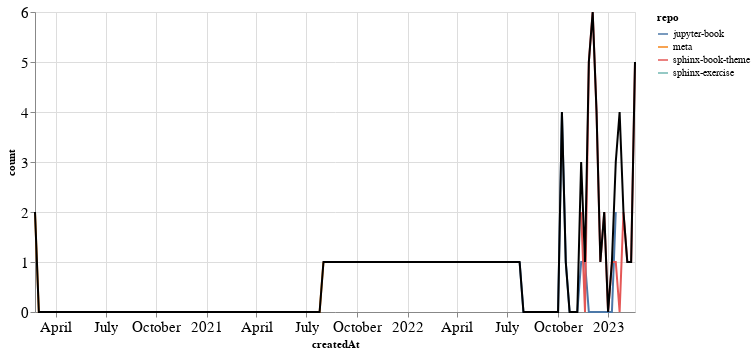

Source (notebook cell):
### Markdown cell above
### Comments

### Code cell
comments_time = comments.groupby('repo').resample('W', on='createdAt').count()['author'].reset_index()
comments_time = comments_time.rename(columns={'author': 'count'})
comments_time_total = comments_time.groupby('createdAt').agg({"count": "sum"}).reset_index()
ch1 = alt.Chart(comments_time, width=600).mark_line().encode(
    x='createdAt',
    y='count',
    color='repo',
    tooltip="repo"
)

ch2 = alt.Chart(comments_time_total, width=600).mark_line(color="black").encode(
    x='createdAt',
    y='count',
)

ch1 + ch2

### Figure 1 — Vega-Lite specification as saved in the notebook (floating-point values rounded to 4 significant figures)
{"config": {"axisLeft": {"labelFontSize": 15}, "axisBottom": {"labelFontSize": 15}}, "layer": [{"data": {"name": "data-4dc24a48b67d6e8b8ccdb6dff93215a7"}, "mark": "line", "encoding": {"color": {"field": "repo", "type": "nominal"}, "tooltip": {"field": "repo", "type": "nominal"}, "x": {"field": "createdAt", "type": "temporal"}, "y": {"field": "count", "type": "quantitative"}}, "width": 600}, {"data": {"name": "data-bf08006cf5f8b48feab1bb647b297f25"}, "mark": {"type": "line", "color": "black"}, "encoding": {"x": {"field": "createdAt", "type": "temporal"}, "y": {"field": "count", "type": "quantitative"}}, "width": 600}], "$schema": "https://vega.github.io/schema/vega-lite/v4.17.0.json", "datasets": {"data-4dc24a48b67d6e8b8ccdb6dff93215a7": [{"repo": "jupyter-book", "createdAt": "2022-07-24T00:00:00", "count": 1}, {"repo": "jupyter-book", "createdAt": "2022-07-31T00:00:00", "count": 0}, {"repo": "jupyter-book", "createdAt": "2022-08-07T00:00:00", "count": 0}, {"repo": "jupyter-book", "createdAt": "2022-08-14T00:00:00", "count": 0}, {"repo": "jupyter-book", "createdAt": "2022-08-21T00:00:00", "count": 0}, {"repo": "jupyter-book", "createdAt": "2022-08-28T00:00:00", "count": 0}, {"repo": "jupyter-book", "createdAt": "2022-09-04T00:00:00", "count": 0}, {"repo": "jupyter-book", "createdAt": "2022-09-11T00:00:00", "count": 0}, {"repo": "jupyter-book", "createdAt": "2022-09-18T00:00:00", "count": 0}, {"repo": "jupyter-book", "createdAt": "2022-09-25T00:00:00", "count": 0}, {"repo": "jupyter-book", "createdAt": "2022-10-02T00:00:00", "count": 0}, {"repo": "jupyter-book", "createdAt": "2022-10-09T00:00:00", "count": 4}, {"repo": "jupyter-book", "createdAt": "2022-10-16T00:00:00", "count": 1}, {"repo": "jupyter-book", "createdAt": "2022-10-23T00:00:00", "count": 0}, {"repo": "jupyter-book", "createdAt": "2022-10-30T00:00:00", "count": 0}, {"repo": "jupyter-book", "createdAt": "2022-11-06T00:00:00", "count": 0}, {"repo": "jupyter-book", "createdAt": "2022-11-13T00:00:00", "count": 1}, {"repo": "jupyter-book", "createdAt": "2022-11-20T00:00:00", "count": 1}, {"repo": "jupyter-book", "createdAt": "2022-11-27T00:00:00", "count": 0}, {"repo": "jupyter-book", "createdAt": "2022-12-04T00:00:00", "count": 0}, {"repo": "jupyter-book", "createdAt": "2022-12-11T00:00:00", "count": 0}, {"repo": "jupyter-book", "createdAt": "2022-12-18T00:00:00", "count": 0}, {"repo": "jupyter-book", "createdAt": "2022-12-25T00:00:00", "count": 0}, {"repo": "jupyter-book", "createdAt": "2023-01-01T00:00:00", "count": 0}, {"repo": "jupyter-book", "createdAt": "2023-01-08T00:00:00", "count": 0}, {"repo": "jupyter-book", "createdAt": "2023-01-15T00:00:00", "count": 2}, {"repo": "meta", "createdAt": "2020-02-23T00:00:00", "count": 2}, {"repo": "meta", "createdAt": "2020-03-01T00:00:00", "count": 0}, {"repo": "meta", "createdAt": "2020-03-08T00:00:00", "count": 0}, {"repo": "meta", "createdAt": "2020-03-15T00:00:00", "count": 0}, {"repo": "meta", "createdAt": "2020-03-22T00:00:00", "count": 0}, {"repo": "meta", "createdAt": "2020-03-29T00:00:00", "count": 0}, {"repo": "meta", "createdAt": "2020-04-05T00:00:00", "count": 0}, {"repo": "meta", "createdAt": "2020-04-12T00:00:00", "count": 0}, {"repo": "meta", "createdAt": "2020-04-19T00:00:00", "count": 0}, {"repo": "meta", "createdAt": "2020-04-26T00:00:00", "count": 0}, {"repo": "meta", "createdAt": "2020-05-03T00:00:00", "count": 0}, {"repo": "meta", "createdAt": "2020-05-10T00:00:00", "count": 0}, {"repo": "meta", "createdAt": "2020-05-17T00:00:00", "count": 0}, {"repo": "meta", "createdAt": "2020-05-24T00:00:00", "count": 0}, {"repo": "meta", "createdAt": "2020-05-31T00:00:00", "count": 0}, {"repo": "meta", "createdAt": "2020-06-07T00:00:00", "count": 0}, {"repo": "meta", "createdAt": "2020-06-14T00:00:00", "count": 0}, {"repo": "meta", "createdAt": "2020-06-21T00:00:00", "count": 0}, {"repo": "meta", "createdAt": "2020-06-28T00:00:00", "count": 0}, {"repo": "meta", "createdAt": "2020-07-05T00:00:00", "count": 0}, {"repo": "meta", "createdAt": "2020-07-12T00:00:00", "count": 0}, {"repo": "meta", "createdAt": "2020-07-19T00:00:00", "count": 0}, {"repo": "meta", "createdAt": "2020-07-26T00:00:00", "count": 0}, {"repo": "meta", "createdAt": "2020-08-02T00:00:00", "count": 0}, {"repo": "meta", "createdAt": "2020-08-09T00:00:00", "count": 0}, {"repo": "meta", "createdAt": "2020-08-16T00:00:00", "count": 0}, {"repo": "meta", "createdAt": "2020-08-23T00:00:00", "count": 0}, {"repo": "meta", "createdAt": "2020-08-30T00:00:00", "count": 0}, {"repo": "meta", "createdAt": "2020-09-06T00:00:00", "count": 0}, {"repo": "meta", "createdAt": "2020-09-13T00:00:00", "count": 0}, {"repo": "meta", "createdAt": "2020-09-20T00:00:00", "count": 0}, {"repo": "meta", "createdAt": "2020-09-27T00:00:00", "count": 0}, {"repo": "meta", "createdAt": "2020-10-04T00:00:00", "count": 0}, {"repo": "meta", "createdAt": "2020-10-11T00:00:00", "count": 0}, {"repo": "meta", "createdAt": "2020-10-18T00:00:00", "count": 0}, {"repo": "meta", "createdAt": "2020-10-25T00:00:00", "count": 0}, {"repo": "meta", "createdAt": "2020-11-01T00:00:00", "count": 0}, {"repo": "meta", "createdAt": "2020-11-08T00:00:00", "count": 0}, {"repo": "meta", "createdAt": "2020-11-15T00:00:00", "count": 0}, {"repo": "meta", "createdAt": "2020-11-22T00:00:00", "count": 0}, {"repo": "meta", "createdAt": "2020-11-29T00:00:00", "count": 0}, {"repo": "meta", "createdAt": "2020-12-06T00:00:00", "count": 0}, {"repo": "meta", "createdAt": "2020-12-13T00:00:00", "count": 0}, {"repo": "meta", "createdAt": "2020-12-20T00:00:00", "count": 0}, {"repo": "meta", "createdAt": "2020-12-27T00:00:00", "count": 0}, {"repo": "meta", "createdAt": "2021-01-03T00:00:00", "count": 0}, {"repo": "meta", "createdAt": "2021-01-10T00:00:00", "count": 0}, {"repo": "meta", "createdAt": "2021-01-17T00:00:00", "count": 0}, {"repo": "meta", "createdAt": "2021-01-24T00:00:00", "count": 0}, {"repo": "meta", "createdAt": "2021-01-31T00:00:00", "count": 0}, {"repo": "meta", "createdAt": "2021-02-07T00:00:00", "count": 0}, {"repo": "meta", "createdAt": "2021-02-14T00:00:00", "count": 0}, {"repo": "meta", "createdAt": "2021-02-21T00:00:00", "count": 0}, {"repo": "meta", "createdAt": "2021-02-28T00:00:00", "count": 0}, {"repo": "meta", "createdAt": "2021-03-07T00:00:00", "count": 0}, {"repo": "meta", "createdAt": "2021-03-14T00:00:00", "count": 0}, {"repo": "meta", "createdAt": "2021-03-21T00:00:00", "count": 0}, {"repo": "meta", "createdAt": "2021-03-28T00:00:00", "count": 0}, {"repo": "meta", "createdAt": "2021-04-04T00:00:00", "count": 0}, {"repo": "meta", "createdAt": "2021-04-11T00:00:00", "count": 0}, {"repo": "meta", "createdAt": "2021-04-18T00:00:00", "count": 0}, {"repo": "meta", "createdAt": "2021-04-25T00:00:00", "count": 0}, {"repo": "meta", "createdAt": "2021-05-02T00:00:00", "count": 0}, {"repo": "meta", "createdAt": "2021-05-09T00:00:00", "count": 0}, {"repo": "meta", "createdAt": "2021-05-16T00:00:00", "count": 0}, {"repo": "meta", "createdAt": "2021-05-23T00:00:00", "count": 0}, {"repo": "meta", "createdAt": "2021-05-30T00:00:00", "count": 0}, {"repo": "meta", "createdAt": "2021-06-06T00:00:00", "count": 0}, {"repo": "meta", "createdAt": "2021-06-13T00:00:00", "count": 0}, {"repo": "meta", "createdAt": "2021-06-20T00:00:00", "count": 0}, {"repo": "meta", "createdAt": "2021-06-27T00:00:00", "count": 0}, {"repo": "meta", "createdAt": "2021-07-04T00:00:00", "count": 0}, {"repo": "meta", "createdAt": "2021-07-11T00:00:00", "count": 0}, {"repo": "meta", "createdAt": "2021-07-18T00:00:00", "count": 0}, {"repo": "meta", "createdAt": "2021-07-25T00:00:00", "count": 0}, {"repo": "meta", "createdAt": "2021-08-01T00:00:00", "count": 1}, {"repo": "sphinx-book-theme", "createdAt": "2022-11-13T00:00:00", "count": 2}, {"repo": "sphinx-book-theme", "createdAt": "2022-11-20T00:00:00", "count": 0}, {"repo": "sphinx-book-theme", "createdAt": "2022-11-27T00:00:00", "count": 5}, {"repo": "sphinx-book-theme", "createdAt": "2022-12-04T00:00:00", "count": 6}, {"repo": "sphinx-book-theme", "createdAt": "2022-12-11T00:00:00", "count": 4}, {"repo": "sphinx-book-theme", "createdAt": "2022-12-18T00:00:00", "count": 1}, {"repo": "sphinx-book-theme", "createdAt": "2022-12-25T00:00:00", "count": 2}, {"repo": "sphinx-book-theme", "createdAt": "2023-01-01T00:00:00", "count": 0}, {"repo": "sphinx-book-theme", "createdAt": "2023-01-08T00:00:00", "count": 1}, {"repo": "sphinx-book-theme", "createdAt": "2023-01-15T00:00:00", "count": 1}, {"repo": "sphinx-book-theme", "createdAt": "2023-01-22T00:00:00", "count": 0}, {"repo": "sphinx-book-theme", "createdAt": "2023-01-29T00:00:00", "count": 2}, {"repo": "sphinx-book-theme", "createdAt": "2023-02-05T00:00:00", "count": 1}, {"repo": "sphinx-book-theme", "createdAt": "2023-02-12T00:00:00", "count": 1}, {"repo": "sphinx-book-theme", "createdAt": "2023-02-19T00:00:00", "count": 5}, {"repo": "sphinx-exercise", "createdAt": "2023-01-22T00:00:00", "count": 4}], "data-bf08006cf5f8b48feab1bb647b297f25": [{"createdAt": "2020-02-23T00:00:00", "count": 2}, {"createdAt": "2020-03-01T00:00:00", "count": 0}, {"createdAt": "2020-03-08T00:00:00", "count": 0}, {"createdAt": "2020-03-15T00:00:00", "count": 0}, {"createdAt": "2020-03-22T00:00:00", "count": 0}, {"createdAt": "2020-03-29T00:00:00", "count": 0}, {"createdAt": "2020-04-05T00:00:00", "count": 0}, {"createdAt": "2020-04-12T00:00:00", "count": 0}, {"createdAt": "2020-04-19T00:00:00", "count": 0}, {"createdAt": "2020-04-26T00:00:00", "count": 0}, {"createdAt": "2020-05-03T00:00:00", "count": 0}, {"createdAt": "2020-05-10T00:00:00", "count": 0}, {"createdAt": "2020-05-17T00:00:00", "count": 0}, {"createdAt": "2020-05-24T00:00:00", "count": 0}, {"createdAt": "2020-05-31T00:00:00", "count": 0}, {"createdAt": "2020-06-07T00:00:00", "count": 0}, {"createdAt": "2020-06-14T00:00:00", "count": 0}, {"createdAt": "2020-06-21T00:00:00", "count": 0}, {"createdAt": "2020-06-28T00:00:00", "count": 0}, {"createdAt": "2020-07-05T00:00:00", "count": 0}, {"createdAt": "2020-07-12T00:00:00", "count": 0}, {"createdAt": "2020-07-19T00:00:00", "count": 0}, {"createdAt": "2020-07-26T00:00:00", "count": 0}, {"createdAt": "2020-08-02T00:00:00", "count": 0}, {"createdAt": "2020-08-09T00:00:00", "count": 0}, {"createdAt": "2020-08-16T00:00:00", "count": 0}, {"createdAt": "2020-08-23T00:00:00", "count": 0}, {"createdAt": "2020-08-30T00:00:00", "count": 0}, {"createdAt": "2020-09-06T00:00:00", "count": 0}, {"createdAt": "2020-09-13T00:00:00", "count": 0}, {"createdAt": "2020-09-20T00:00:00", "count": 0}, {"createdAt": "2020-09-27T00:00:00", "count": 0}, {"createdAt": "2020-10-04T00:00:00", "count": 0}, {"createdAt": "2020-10-11T00:00:00", "count": 0}, {"createdAt": "2020-10-18T00:00:00", "count": 0}, {"createdAt": "2020-10-25T00:00:00", "count": 0}, {"createdAt": "2020-11-01T00:00:00", "count": 0}, {"createdAt": "2020-11-08T00:00:00", "count": 0}, {"createdAt": "2020-11-15T00:00:00", "count": 0}, {"createdAt": "2020-11-22T00:00:00", "count": 0}, {"createdAt": "2020-11-29T00:00:00", "count": 0}, {"createdAt": "2020-12-06T00:00:00", "count": 0}, {"createdAt": "2020-12-13T00:00:00", "count": 0}, {"createdAt": "2020-12-20T00:00:00", "count": 0}, {"createdAt": "2020-12-27T00:00:00", "count": 0}, {"createdAt": "2021-01-03T00:00:00", "count": 0}, {"createdAt": "2021-01-10T00:00:00", "count": 0}, {"createdAt": "2021-01-17T00:00:00", "count": 0}, {"createdAt": "2021-01-24T00:00:00", "count": 0}, {"createdAt": "2021-01-31T00:00:00", "count": 0}, {"createdAt": "2021-02-07T00:00:00", "count": 0}, {"createdAt": "2021-02-14T00:00:00", "count": 0}, {"createdAt": "2021-02-21T00:00:00", "count": 0}, {"createdAt": "2021-02-28T00:00:00", "count": 0}, {"createdAt": "2021-03-07T00:00:00", "count": 0}, {"createdAt": "2021-03-14T00:00:00", "count": 0}, {"createdAt": "2021-03-21T00:00:00", "count": 0}, {"createdAt": "2021-03-28T00:00:00", "count": 0}, {"createdAt": "2021-04-04T00:00:00", "count": 0}, {"createdAt": "2021-04-11T00:00:00", "count": 0}, {"createdAt": "2021-04-18T00:00:00", "count": 0}, {"createdAt": "2021-04-25T00:00:00", "count": 0}, {"createdAt": "2021-05-02T00:00:00", "count": 0}, {"createdAt": "2021-05-09T00:00:00", "count": 0}, {"createdAt": "2021-05-16T00:00:00", "count": 0}, {"createdAt": "2021-05-23T00:00:00", "count": 0}, {"createdAt": "2021-05-30T00:00:00", "count": 0}, {"createdAt": "2021-06-06T00:00:00", "count": 0}, {"createdAt": "2021-06-13T00:00:00", "count": 0}, {"createdAt": "2021-06-20T00:00:00", "count": 0}, {"createdAt": "2021-06-27T00:00:00", "count": 0}, {"createdAt": "2021-07-04T00:00:00", "count": 0}, {"createdAt": "2021-07-11T00:00:00", "count": 0}, {"createdAt": "2021-07-18T00:00:00", "count": 0}, {"createdAt": "2021-07-25T00:00:00", "count": 0}, {"createdAt": "2021-08-01T00:00:00", "count": 1}, {"createdAt": "2022-07-24T00:00:00", "count": 1}, {"createdAt": "2022-07-31T00:00:00", "count": 0}, {"createdAt": "2022-08-07T00:00:00", "count": 0}, {"createdAt": "2022-08-14T00:00:00", "count": 0}, {"createdAt": "2022-08-21T00:00:00", "count": 0}, {"createdAt": "2022-08-28T00:00:00", "count": 0}, {"createdAt": "2022-09-04T00:00:00", "count": 0}, {"createdAt": "2022-09-11T00:00:00", "count": 0}, {"createdAt": "2022-09-18T00:00:00", "count": 0}, {"createdAt": "2022-09-25T00:00:00", "count": 0}, {"createdAt": "2022-10-02T00:00:00", "count": 0}, {"createdAt": "2022-10-09T00:00:00", "count": 4}, {"createdAt": "2022-10-16T00:00:00", "count": 1}, {"createdAt": "2022-10-23T00:00:00", "count": 0}, {"createdAt": "2022-10-30T00:00:00", "count": 0}, {"createdAt": "2022-11-06T00:00:00", "count": 0}, {"createdAt": "2022-11-13T00:00:00", "count": 3}, {"createdAt": "2022-11-20T00:00:00", "count": 1}, {"createdAt": "2022-11-27T00:00:00", "count": 5}, {"createdAt": "2022-12-04T00:00:00", "count": 6}, {"createdAt": "2022-12-11T00:00:00", "count": 4}, {"createdAt": "2022-12-18T00:00:00", "count": 1}, {"createdAt": "2022-12-25T00:00:00", "count": 2}, {"createdAt": "2023-01-01T00:00:00", "count": 0}, {"createdAt": "2023-01-08T00:00:00", "count": 1}, {"createdAt": "2023-01-15T00:00:00", "count": 3}, {"createdAt": "2023-01-22T00:00:00", "count": 4}, {"createdAt": "2023-01-29T00:00:00", "count": 2}, {"createdAt": "2023-02-05T00:00:00", "count": 1}, {"createdAt": "2023-02-12T00:00:00", "count": 1}, {"createdAt": "2023-02-19T00:00:00", "count": 5}]}}
